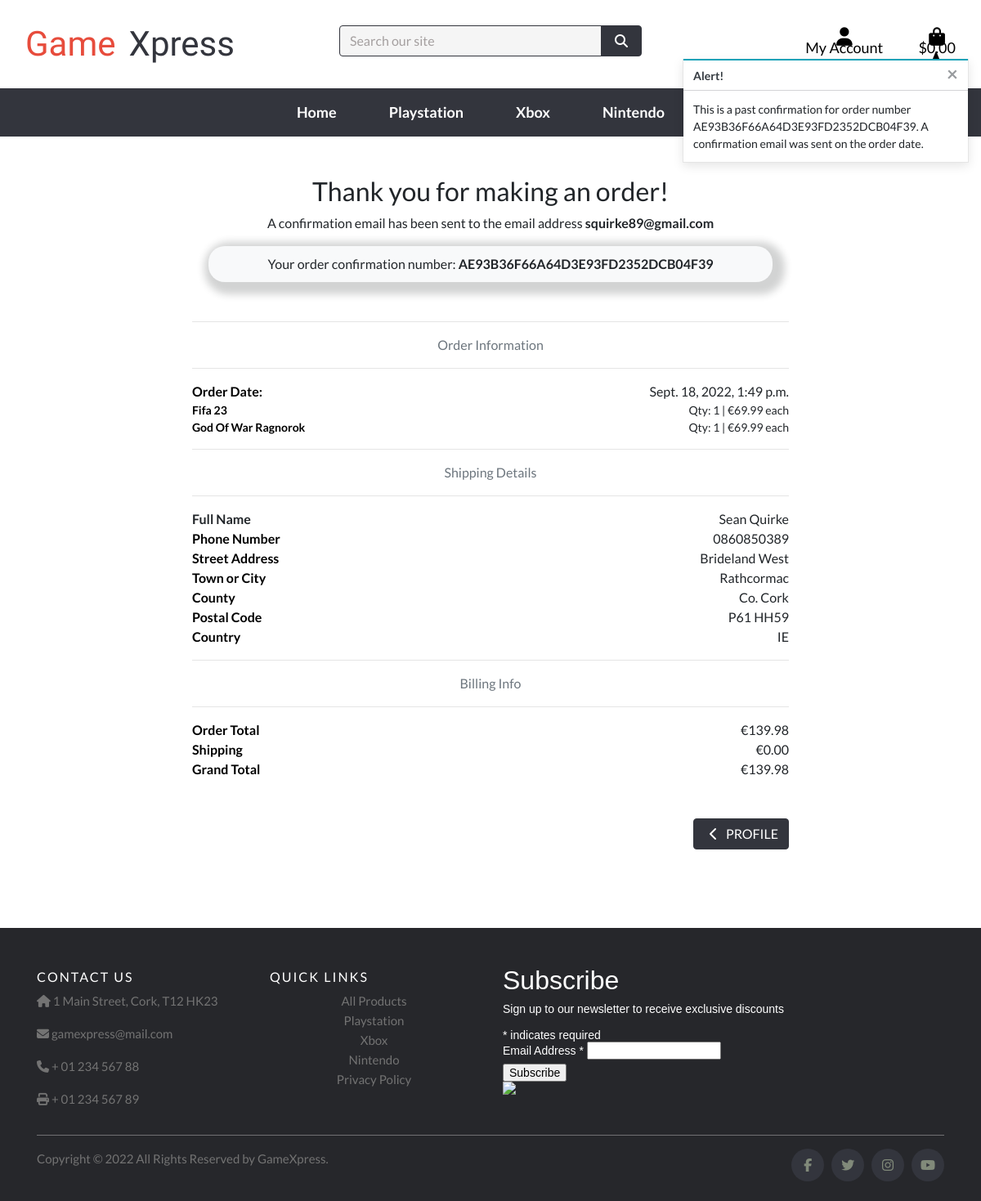
Page /profile/order_history/AE93B36F66A64D3E93FD2352DCB04F39 on the committed database.
### checkout/models.py (models this page shows, shortened)
class Order(models.Model):
    order_number = models.CharField(max_length=32, null=False, editable=False)
    user_profile = models.ForeignKey(UserProfile, on_delete=models.SET_NULL,
                                     null=True, blank=True, related_name='orders')
    full_name = models.CharField(max_length=50, null=False, blank=False)
    email = models.EmailField(max_length=254, null=False, blank=False)
    phone_number = models.CharField(max_length=20, null=False, blank=False)
    country = CountryField(blank_label='Country *', null=False, blank=False)
    postcode = models.CharField(max_length=20, null=True, blank=True)
    town_or_city = models.CharField(max_length=40, null=False, blank=False)
    street_address1 = models.CharField(max_length=80, null=False, blank=False)
    street_address2 = models.CharField(max_length=80, null=True, blank=True)
    county = models.CharField(max_length=80, null=True, blank=True)
    date = models.DateTimeField(auto_now_add=True)
    delivery_cost = models.DecimalField(max_digits=6, decimal_places=2, null=False, default=0)
    order_total = models.DecimalField(max_digits=10, decimal_places=2, null=False, default=0)
    grand_total = models.DecimalField(max_digits=10, decimal_places=2, null=False, default=0)
    original_basket = models.TextField(
        null=False, blank=False, default=''
    )
    stripe_pid = models.CharField(
        max_length=254, null=False,
        blank=False, default=''
    )

class OrderLineItem(models.Model):
    order = models.ForeignKey(Order, null=False, blank=False, on_delete=models.CASCADE, related_name='lineitems')
    product = models.ForeignKey(Product, null=False, blank=False, on_delete=models.CASCADE)
    quantity = models.IntegerField(null=False, blank=False, default=0)
    lineitem_total = models.DecimalField(max_digits=6, decimal_places=2, null=False, blank=False, editable=False)

### products/models.py (models this page shows, shortened)
class Product(models.Model):
    category = models.ForeignKey('Category', null=True, blank=True, on_delete=models.SET_NULL)
    sku = models.CharField(max_length=254, null=True, blank=True)
    name = models.CharField(max_length=254)
    description = models.TextField()
    genre = models.CharField(max_length=254, blank=True, default=True)
    price = models.DecimalField(max_digits=6, decimal_places=2)
    rating = models.DecimalField(max_digits=6, decimal_places=2, null=True, blank=True)
    image_url = models.URLField(max_length=1024, null=True, blank=True)
    image = models.ImageField(null=True, blank=True)

### profiles/views.py (the view)
# urls.py: path('order_history/<order_number>', views.order_history, name='order_history'),
def order_history(request, order_number):
    order = get_object_or_404(Order, order_number=order_number)
    messages.info(request, (
        f'This is a past confirmation for order number {order_number}. '
        'A confirmation email was sent on the order date.'
    ))
    template = 'checkout/checkout_success.html'
    context = {
        'order': order,
        'from_profile': True,
    }
    return render(request, template, context)

### basket/contexts.py (called while the page is built, shortened)
def basket_contents(request):
    basket_items = []
    total = 0
    product_count = 0
    basket = request.session.get('basket', {})
    if total < settings.FREE_DELIVERY_THRESHOLD:
        delivery = total * Decimal(settings.STANDARD_DELIVERY_PERCENTAGE / 100)
        free_delivery_delta = settings.FREE_DELIVERY_THRESHOLD - total
    else:
        delivery = 0
        free_delivery_delta = 0
    grand_total = delivery + total
    context = {
        'basket_items': basket_items,
        'total': total,
        'product_count': product_count,
        'delivery': delivery,
        'free_delivery_delta': free_delivery_delta,
        'free_delivery_threshold': settings.FREE_DELIVERY_THRESHOLD,
        'grand_total': grand_total,
    }
    return context

### checkout/templates/checkout/checkout_success.html (shortened to what this page needs)
{% extends "base.html" %}
{% load static %}
{% load basket_tools %}
{% block extra_css %}
<link rel="stylesheet" href="{% static 'css/checkout.css' %}">
{% endblock %}
{% block content %}
<div class="overlay"></div>
<div class="container">
    <div class="row">
        <div class="col">
            <h2 class="text-center mt-5">Thank you for making an order!</h2>
            <p class="text-center">A confirmation email has been sent to the email address
                <strong>{{ order.email }}</strong></p>
            <p class="text-center basket-1">Your order confirmation number: <strong
                    class="order-num">{{ order.order_number }}</strong></p>
        </div>
    </div>
    <div class="row mb-5">
        <div class="col-md-12 col-sm-12 col-xs-12 col-lg-8 offset-lg-2">
            <div class="row">
                <div class="col">
                    <hr class="mt-5">
                    <p class="text-muted text-center">Order Information</p>
                    <hr>
                </div>
            </div>
            <div class="row">
                <div class="col-12 col-md-4">
                    <p class="mb-0 text-black font-weight-bold">Order Date:</p>
                </div>
                <div class="col-12 col-md-8 text-md-right">
                    <p class="mb-0">{{ order.date }}</p>
                </div>
            </div>
            {% for item in order.lineitems.all %}
            <div class="row">
                <div class="col-12 col-md-4">
                    <p class="small mb-0 text-black font-weight-bold">
                        {{ item.product.name }}
                    </p>
                </div>
                <div class="col-12 col-md-8 text-md-right">
                    <p class="small mb-0"> Qty: {{ item.quantity }} | €{{ item.product.price }} each</p>
                </div>
            </div>
            {% endfor %}
            <div class="row">
                <div class="col">
                    <hr>
                    <p class="text-muted text-center">Shipping Details</p>
                    <hr>
                </div>
            </div>
            <div class="row">
                <div class="col-12 col-md-4">
                    <p class="mb-0 font-weight-bold">Full Name</p>
                </div>
                <div class="col-12 col-md-8 text-md-right">
                    <p class="mb-0">{{ order.full_name }}</p>
                </div>
            </div>
            <div class="row">
                    <div class="col-12 col-md-4">
                        <p class="mb-0 text-black font-weight-bold">Phone Number</p>
                    </div>
                    <div class="col-12 col-md-8 text-md-right">
                        <p class="mb-0">{{ order.phone_number }}</p>
                    </div>
                </div>
            <div class="row">
                <div class="col-12 col-md-4">
                    <p class="mb-0 text-black font-weight-bold">Street Address</p>
                </div>
                <div class="col-12 col-md-8 text-md-right">
                    <p class="mb-0">{{ order.street_address1 }}</p>
                </div>
            </div>
            <div class="row">
                <div class="col-12 col-md-4">
                    <p class="mb-0 text-black font-weight-bold">Town or City</p>
                </div>
                <div class="col-12 col-md-8 text-md-right">
                    <p class="mb-0">{{ order.town_or_city }}</p>
                </div>
            </div>
            {% if order.county %}
            <div class="row">
                <div class="col-12 col-md-4">
                    <p class="mb-0 text-black font-weight-bold">County</p>
                </div>
                <div class="col-12 col-md-8 text-md-right">
                    <p class="mb-0">{{ order.county }}</p>
                </div>
            </div>
            {% endif %}
            {% if order.postcode %}
            <div class="row">
                <div class="col-12 col-md-4">
                    <p class="mb-0 text-black font-weight-bold">Postal Code</p>
                </div>
                <div class="col-12 col-md-8 text-md-right">
                    <p class="mb-0">{{ order.postcode }}</p>
                </div>
            </div>
            {% endif %}
            <div class="row">
                <div class="col-12 col-md-4">
                    <p class="mb-0 text-black font-weight-bold">Country</p>
                </div>
                <div class="col-12 col-md-8 text-md-right">
                    <p class="mb-0">{{ order.country }}</p>
                </div>
            </div>
            <div class="row">
                <div class="col">
                    <hr>
                    <p class="text-muted text-center">Billing Info</p>
                    <hr>
                </div>
            </div>
            <div class="row">
                <div class="col-12 col-md-4">
                    <p class="mb-0 text-black font-weight-bold">Order Total</p>
                </div>
                <div class="col-12 col-md-8 text-md-right">
                    <p class="mb-0">€{{ order.order_total }}</p>
                </div>
            </div>
            <div class="row">
                <div class="col-12 col-md-4">
                    <p class="mb-0 text-black font-weight-bold">Shipping</p>
                </div>
                <div class="col-12 col-md-8 text-md-right">
                    <p class="mb-0">€{{ order.delivery_cost }}</p>
                </div>
            </div>
            <div class="row">
                <div class="col-12 col-md-4">
                    <p class="mb-0 text-black font-weight-bold">Grand Total</p>
                </div>
                <div class="col-12 col-md-8 text-md-right">
                    <p class="mb-5">€{{ order.grand_total }}</p>
                </div>
                <tr>
                    <div class="col-12 mb-5">
                        {% if from_profile %}
                    <a href="{% url 'profile' %}" class="btn btn-outline-black border-black bg-background rounded-1 float-right">
                            <span class="icon">
                                <i class="fas fa-chevron-left text-white"></i>
                            </span>
                            <span class="text-uppercase text-white">Profile</span>
                        </a>
                        {% endif %}
                </tr>
            </div>
        </div>
    </div>
</div>
{% endblock %}

### static/css/base.css (style rules this page uses)
html { height: 100%; }
body { font-family: 'Lato'; min-height: calc(100vh - 246.71 - 417.91); }
.text-black { color: #000 !important; }
.border-black { border: 1px solid #33353d !important; }
.bg-background { background: #33353d!important; }
.icon { align-items: center; display: inline-flex; justify-content: center; height: 1.5rem; width: 1.5rem; color: #fff; }
.overlay { height: 100%; width: 100%; top: 0; left: 0; position: fixed; background: white; z-index: -1; }
.basket-1 { margin: auto; max-width: 690px; padding: 10px; border-radius: 20px; box-shadow: 5px 5px 10px 10px #20212233; height: auto; background-color: #f8f9fa; }

### rows in the picture
Order: email "squirke89@gmail.com", order_number "AE93B36F66A64D3E93FD2352DCB04F39", date "Sept. 18, 2022, 1:49 p.m.", full_name "Sean Quirke", phone_number "0860850389", street_address1 "Brideland West", town_or_city "Rathcormac", county "Co. Cork", postcode "P61 HH59", country "IE", order_total "139.98", delivery_cost "0.00", grand_total "139.98"
OrderLineItem: product.name "Fifa 23", quantity "1", product.price "69.99"
OrderLineItem: product.name "God Of War Ragnorok", quantity "1", product.price "69.99"

### other values in the picture
{{ message }} "This is a past confirmation for order number AE93B36F66A64D3E93FD2352DCB04F39. A confirmation email was sent on the order date."
